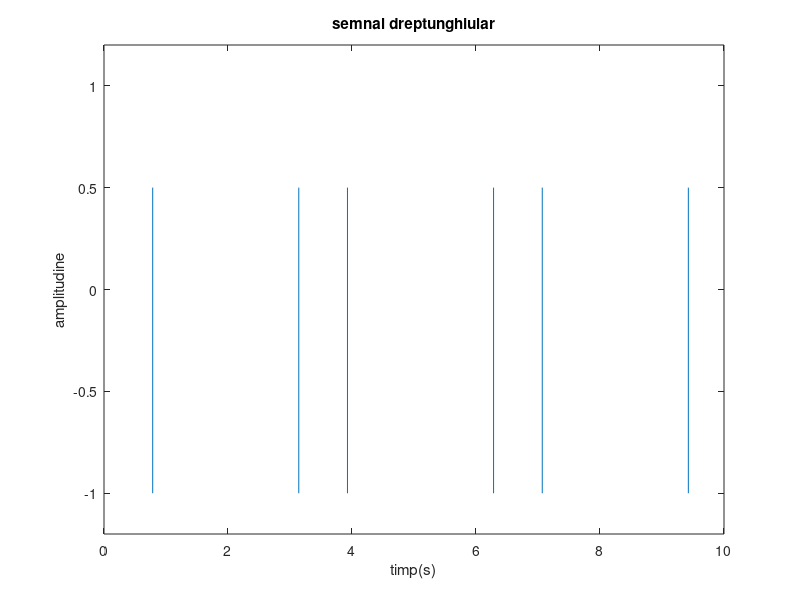

This chart was generated by the following MATLAB code:
t = 0:0.000001:10;
x = -0.25+0.75*square(2*t,25); %functia semnalului
plot(t,x) %reprezentarea grafica a lui x in functie de t


axis([0 10 -1.2 1.2]) %specifica limitele axelor
xlabel('timp(s)') %numele axelor
ylabel('amplitudine')
title('semnal dreptunghiular') %numele graficului